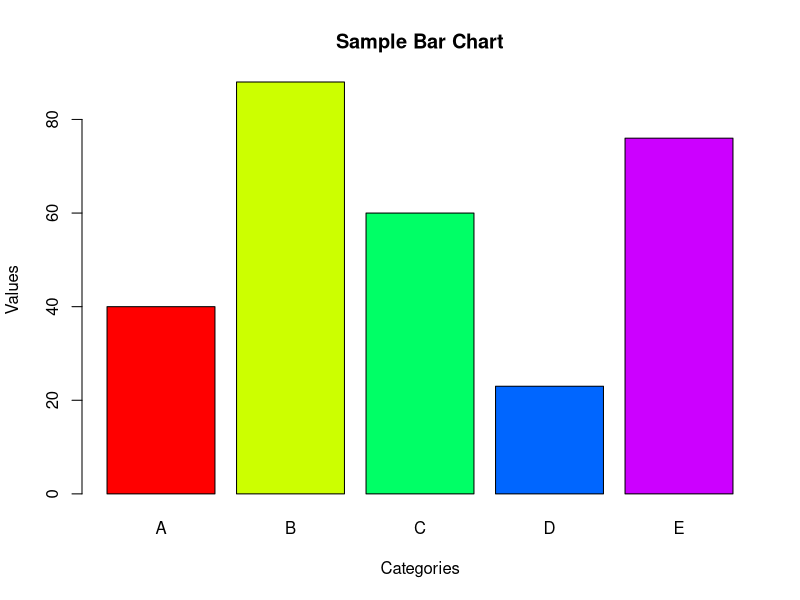

This chart was generated by the following R code:
# 生成随机数据
set.seed(123) # 设置随机种子以确保结果可复现
categories <- c("A", "B", "C", "D", "E")
values <- sample(10:100, 5)

# 创建柱状图
barplot(values, names.arg = categories, col = rainbow(5), main = "Sample Bar Chart", xlab = "Categories", ylab = "Values")

# 保存图表到文件 (R会自动添加.png扩展名)
dev.copy(png, filename = "bar_chart.png")
dev.off() # 关闭图形设备
